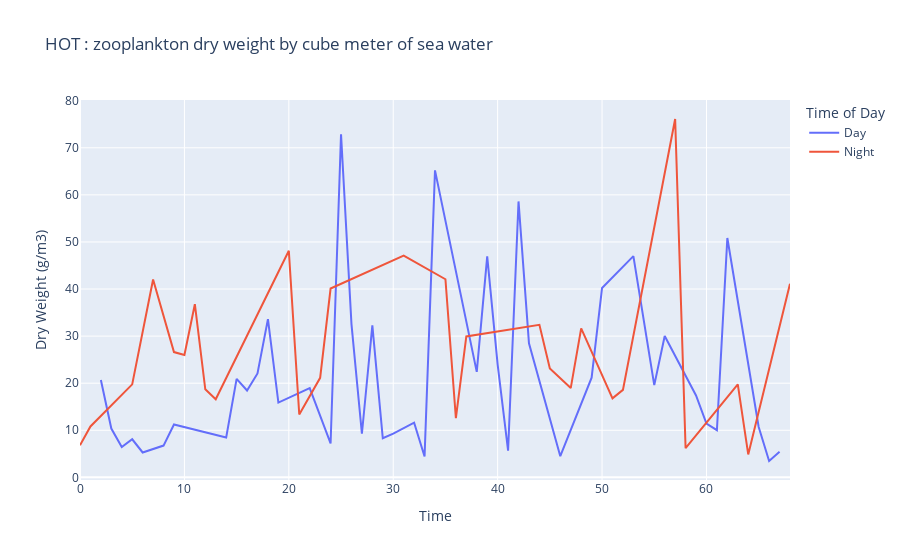

This figure's notebook cell:
### Code cell
day = zoo_papa_d_n["day"].dropna()
night = zoo_papa_d_n["night"].dropna()
go.Figure(
    data=[
        go.Scatter(x=day.index, y=day, mode="lines", name="Day"),
        go.Scatter(x=night.index, y=night, mode="lines", name="Night"),
    ]
).update_layout(
    title="HOT : zooplankton dry weight by cube meter of sea water",
    xaxis_title="Time",
    yaxis_title="Dry Weight (g/m3)",
    legend_title="Time of Day",
).show()

### Figure 1 — Plotly figure (JSON) as saved in the notebook; plotly's stock layout.template omitted (floating-point values rounded to 4 significant figures)
{"data": [{"mode": "lines", "name": "Day", "type": "scatter", "x": [2, 3, 4, 5, 6, 8, 9, 14, 15, 16, 17, 18, 19, 22, 24, 25, 26, 27, 28, 29, 30, 32, 33, 34, 38, 39, 40, 41, 42, 43, 46, 49, 50, 53, 55, 56, 59, 60, 61, 62, 65, 66, 67], "y": [20.69, 10.37, 6.423, 8.09, 5.284, 6.749, 11.23, 8.464, 20.93, 18.44, 22.06, 33.62, 15.88, 18.94, 7.212, 72.89, 32.54, 9.257, 32.3, 8.297, 9.301, 11.63, 4.41, 65.2, 22.4, 46.93, 23.94, 5.676, 58.61, 28.47, 4.496, 21.16, 40.23, 46.98, 19.59, 30.01, 17.39, 11.42, 10.02, 50.85, 10.71, 3.472, 5.451]}, {"mode": "lines", "name": "Night", "type": "scatter", "x": [0, 1, 5, 7, 9, 10, 11, 12, 13, 20, 21, 23, 24, 31, 35, 36, 37, 44, 45, 47, 48, 51, 52, 54, 57, 58, 63, 64, 68], "y": [6.817, 10.81, 19.75, 42.01, 26.61, 25.99, 36.78, 18.69, 16.59, 48.13, 13.35, 21.14, 40.11, 47.12, 42.08, 12.58, 29.92, 32.39, 23.13, 18.97, 31.65, 16.77, 18.57, 41.91, 76.12, 6.191, 19.73, 4.866, 41.12]}], "layout": {"legend": {"title": {"text": "Time of Day"}}, "title": {"text": "HOT : zooplankton dry weight by cube meter of sea water"}, "xaxis": {"title": {"text": "Time"}}, "yaxis": {"title": {"text": "Dry Weight (g/m3)"}}}}
